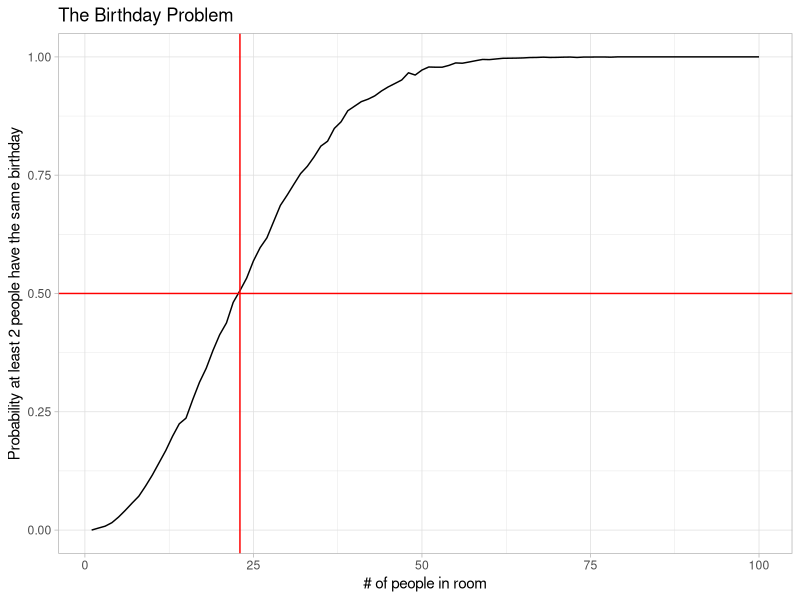

Write R code to recreate this figure.
############################################################
# The birthday problem - how many people need to be in 
# a room before the probability that at least 2 people
# share a birthday is more than 50%?
############################################################

library(ggplot2)

#################################################################
# anyDuplicated function returns 0 if no elements are duplicated
#################################################################

x <- 1:10
anyDuplicated(x) 

#################################################################
# anyDuplicated function returns the index of first duplicated 
# element if there are duplicates; otherwise it returns 0
#################################################################

x[1:2] <- 1
anyDuplicated(x) 

############################################################
## randomly select 2 birthdays, assuming 365 days / year
############################################################
s <- sample(1:365, 2, replace = TRUE)

############################################################
## function to randomly select 'n' birthdays, 
## assuming 365 days / year
############################################################
birthdays <- function(n) {
  s <- sample(1:365, n, replace = TRUE)  
  return(s)
}

#######################################################
## randomly generates 'n' birthdays
## returns TRUE if any are the same; FALSE otherwise
#######################################################
duplicate.birthdays <- function(n) {
  b <- birthdays(n)
  anyDuplicated(b) > 0
}

##################################################################
## returns the empirical probability (based on 5000 trials)
## that >1 person has the same birthday in a room with 'n' people
##################################################################
prob.duplicate <-function(n) {
    r <- replicate(5000, duplicate.birthdays(n))
    sum(r) / length(r)  
}
  

##################################################################
## plot empirical probabilities for n = 1,2, ... 100 people
##################################################################
n <- 1:100
probs <- sapply(n, prob.duplicate)

ggplot() + geom_line(aes(n, probs)) +
          ggtitle("The Birthday Problem") + 
          labs(x = "# of people in room", 
               y = "Probability at least 2 people have the same birthday") +
          theme_light() +
          geom_hline(aes(yintercept = 0.50), color = "red") +
          geom_vline(aes(xintercept = 23), color = "red")
          

